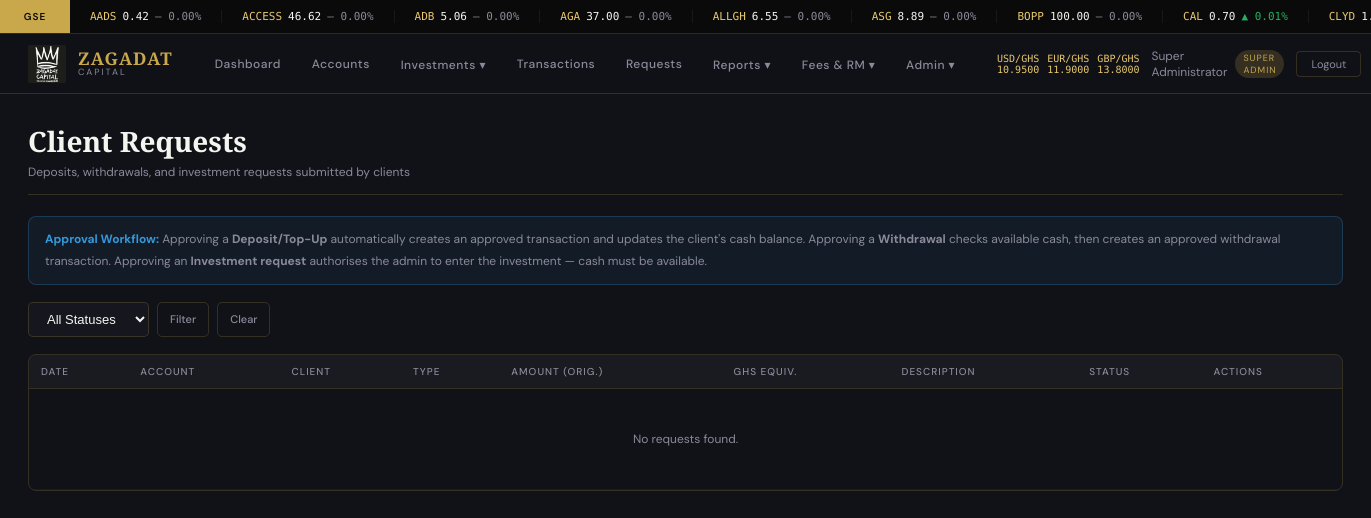
/admin/requests (signed in), run on an earlier commit of the app's database.
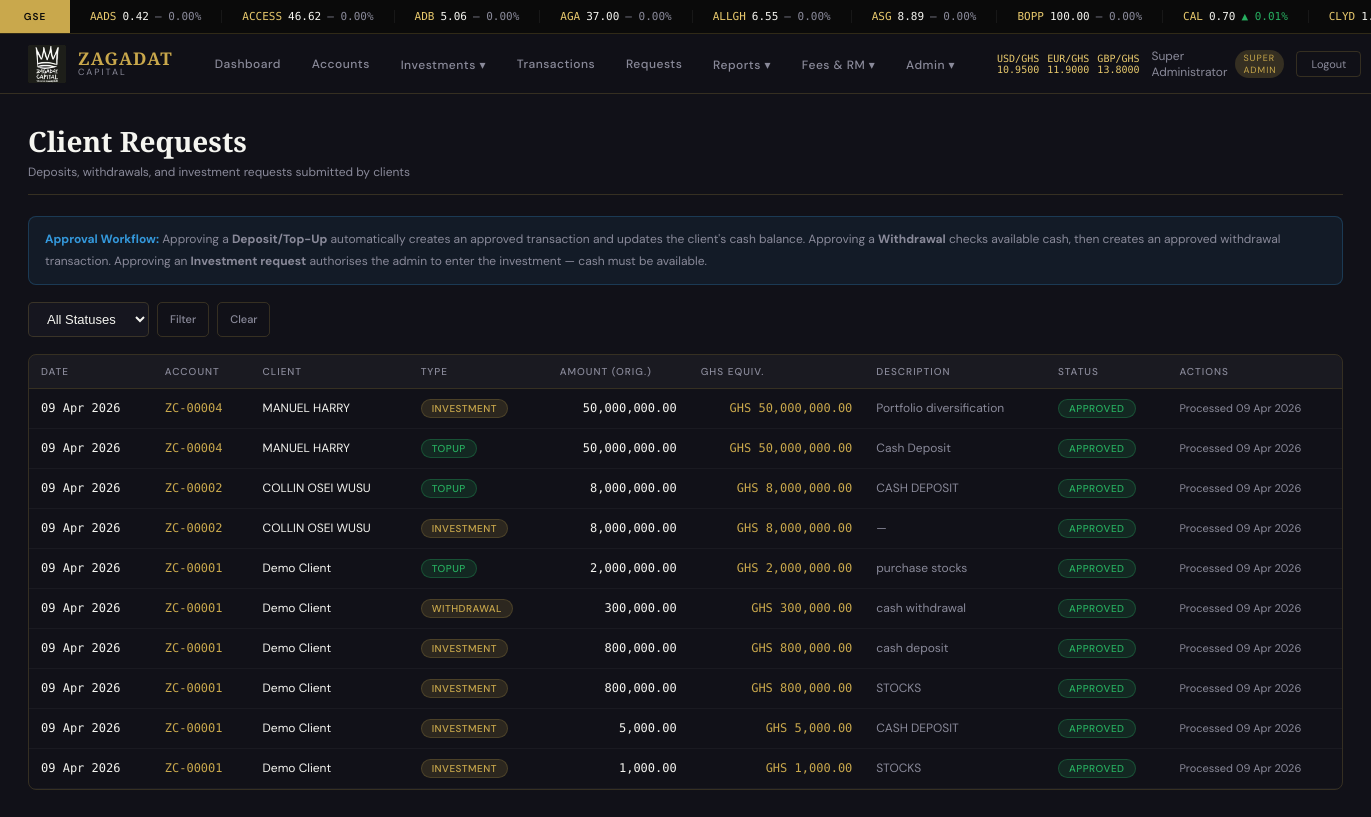
And on a later commit of the database.
### models.py (models this page shows, shortened)
class ClientRequest(db.Model):
    __tablename__ = 'client_requests'
    id             = db.Column(db.Integer, primary_key=True)
    account_number = db.Column(db.String(20), db.ForeignKey('client_accounts.account_number'))
    request_type   = db.Column(db.String(30), nullable=False)
    amount         = db.Column(db.Float, nullable=True)
    currency       = db.Column(db.String(10), default='GHS')
    asset_class    = db.Column(db.String(40), nullable=True)
    description    = db.Column(db.Text, nullable=True)
    supporting_doc = db.Column(db.String(300), nullable=True)
    status         = db.Column(db.String(20), default='PENDING')
    admin_note     = db.Column(db.Text, nullable=True)
    reviewed_by    = db.Column(db.Integer, nullable=True)
    reviewed_at    = db.Column(db.DateTime, nullable=True)
    created_at     = db.Column(db.DateTime, default=datetime.utcnow)
    client_account = db.relationship('ClientAccount',
                                     primaryjoin='ClientRequest.account_number == ClientAccount.account_number',
                                     foreign_keys=[account_number])

class ClientAccount(db.Model):
    __tablename__ = 'client_accounts'
    id              = db.Column(db.Integer, primary_key=True)
    account_number  = db.Column(db.String(20), unique=True, nullable=False)
    full_name       = db.Column(db.String(150), nullable=False)
    date_of_birth   = db.Column(db.Date, nullable=True)
    gender          = db.Column(db.String(10), nullable=True)
    marital_status  = db.Column(db.String(20), nullable=True)
    nationality     = db.Column(db.String(60), nullable=True)
    residential_status = db.Column(db.String(40), nullable=True)
    country_of_origin  = db.Column(db.String(60), nullable=True)
    country_of_residence = db.Column(db.String(60), nullable=True)
    place_of_birth  = db.Column(db.String(80), nullable=True)
    digital_address = db.Column(db.String(60), nullable=True)
    tin             = db.Column(db.String(40), nullable=True)
    phone           = db.Column(db.String(20), nullable=False)
    phone2          = db.Column(db.String(20), nullable=True)
    email           = db.Column(db.String(120), nullable=True)
    address         = db.Column(db.Text, nullable=True)
    city            = db.Column(db.String(60), nullable=True)
    country         = db.Column(db.String(60), nullable=True)
    postal_address  = db.Column(db.String(120), nullable=True)
    id_type         = db.Column(db.String(40), nullable=True)
    id_number       = db.Column(db.String(60), nullable=True)
    id_issue_date   = db.Column(db.Date, nullable=True)
    id_expiry_date  = db.Column(db.Date, nullable=True)
    id_place_of_issue = db.Column(db.String(80), nullable=True)
    ghana_card_number = db.Column(db.String(30), nullable=True)   # GHA-000000000-0
    is_ghanaian       = db.Column(db.Boolean, default=True)        # Ghanaian vs foreign national
    height            = db.Column(db.String(20), nullable=True)   # e.g. 1.75m (manual entry)
    permit_number   = db.Column(db.String(60), nullable=True)
    permit_issue_date = db.Column(db.Date, nullable=True)
    permit_expiry_date = db.Column(db.Date, nullable=True)
    occupation      = db.Column(db.String(80), nullable=True)
    employer        = db.Column(db.String(120), nullable=True)
    employer_address= db.Column(db.String(200), nullable=True)
    employer_city   = db.Column(db.String(60), nullable=True)
    nature_of_business = db.Column(db.String(120), nullable=True)
    employment_status = db.Column(db.String(40), nullable=True)
    years_employed  = db.Column(db.String(20), nullable=True)
    office_phone    = db.Column(db.String(20), nullable=True)
    office_email    = db.Column(db.String(120), nullable=True)
    annual_income_range = db.Column(db.String(60), nullable=True)
    source_of_funds = db.Column(db.String(120), nullable=True)
    anticipated_investment = db.Column(db.String(60), nullable=True)
    topup_frequency = db.Column(db.String(40), nullable=True)
    withdrawal_frequency = db.Column(db.String(40), nullable=True)
    regular_topup_amount = db.Column(db.Float, nullable=True)
    regular_withdrawal_amount = db.Column(db.Float, nullable=True)
    bank_name       = db.Column(db.String(80), nullable=True)
    bank_branch     = db.Column(db.String(80), nullable=True)
    bank_account_name = db.Column(db.String(120), nullable=True)
    bank_account_number = db.Column(db.String(40), nullable=True)
    account_type    = db.Column(db.String(40), default='Individual')
    mandate         = db.Column(db.String(30), nullable=True)
    regulatory_body = db.Column(db.String(60), nullable=True)
    fund_type       = db.Column(db.String(40), nullable=True)
    investment_objective = db.Column(db.String(120), nullable=True)
    risk_profile    = db.Column(db.String(40), nullable=True)
    investment_horizon = db.Column(db.String(40), nullable=True)
    investment_knowledge = db.Column(db.String(20), nullable=True)
    portfolio_preference = db.Column(db.String(200), nullable=True)
    other_investments = db.Column(db.String(200), nullable=True)
    base_currency   = db.Column(db.String(10), default='GHS')
    custodian       = db.Column(db.String(100), nullable=True)
    csd_number      = db.Column(db.String(40), nullable=True)
    statement_mode  = db.Column(db.String(20), nullable=True)
    statement_frequency = db.Column(db.String(20), nullable=True)
    category_of_investment = db.Column(db.String(100), nullable=True)
    client_first_contact = db.Column(db.String(60), nullable=True)
    itf_name        = db.Column(db.String(120), nullable=True)
    itf_relationship = db.Column(db.String(60), nullable=True)
    itf_dob         = db.Column(db.Date, nullable=True)
    itf_gender      = db.Column(db.String(10), nullable=True)
    itf_id_type     = db.Column(db.String(40), nullable=True)
    itf_id_number   = db.Column(db.String(60), nullable=True)
    beneficiary1_name = db.Column(db.String(120), nullable=True)
    beneficiary1_pct  = db.Column(db.Float, nullable=True)
    beneficiary1_relation = db.Column(db.String(60), nullable=True)
    beneficiary1_dob  = db.Column(db.Date, nullable=True)
    beneficiary2_name = db.Column(db.String(120), nullable=True)
    beneficiary2_pct  = db.Column(db.Float, nullable=True)
    beneficiary2_relation = db.Column(db.String(60), nullable=True)
    beneficiary2_dob  = db.Column(db.Date, nullable=True)
    nominee_name    = db.Column(db.String(120), nullable=True)
    nominee_phone   = db.Column(db.String(20), nullable=True)
    nominee_relation= db.Column(db.String(60), nullable=True)
    spouse_name     = db.Column(db.String(120), nullable=True)
    spouse_phone    = db.Column(db.String(20), nullable=True)
    spouse_email    = db.Column(db.String(120), nullable=True)
    emergency_contact_name = db.Column(db.String(120), nullable=True)
    emergency_contact_relation = db.Column(db.String(60), nullable=True)
    emergency_contact_phone = db.Column(db.String(20), nullable=True)
    is_pep          = db.Column(db.Boolean, default=False)
    pep_details     = db.Column(db.Text, nullable=True)
    pep_foreign     = db.Column(db.Boolean, default=False)
    pep_foreign_details = db.Column(db.Text, nullable=True)
    aml_status      = db.Column(db.String(30), nullable=True)
    is_foreign_citizen = db.Column(db.Boolean, default=False)
    foreign_country    = db.Column(db.String(60), nullable=True)
    foreign_address    = db.Column(db.String(200), nullable=True)
    foreign_tin        = db.Column(db.String(60), nullable=True)
    dividend_reinvest = db.Column(db.Boolean, default=False)
    risk_score      = db.Column(db.Integer, nullable=True)
    risk_score_label= db.Column(db.String(20), nullable=True)
    passport_photo_path = db.Column(db.String(300), nullable=True)
    id_document_path    = db.Column(db.String(300), nullable=True)
    signature_path      = db.Column(db.String(300), nullable=True)
    address_proof_path  = db.Column(db.String(300), nullable=True)
    other_docs_path     = db.Column(db.String(300), nullable=True)
    management_fee_rate = db.Column(db.Float, nullable=True)
    relationship_manager_id = db.Column(db.Integer, db.ForeignKey('admin_users.id'), nullable=True)
    relationship_manager    = db.relationship('AdminUser', foreign_keys=[relationship_manager_id])
    status          = db.Column(db.String(20), default='PENDING')
    rejection_reason = db.Column(db.Text, nullable=True)
    approved_by     = db.Column(db.Integer, nullable=True)
    approved_at     = db.Column(db.DateTime, nullable=True)
    created_by      = db.Column(db.Integer, nullable=True)
    created_at      = db.Column(db.DateTime, default=datetime.utcnow)
    online_signup   = db.Column(db.Boolean, default=False)
    transactions = db.relationship('Transaction', backref='account', lazy=True)
    investments  = db.relationship('Investment', backref='account', lazy=True)
    fees         = db.relationship('AccountFee', backref='account', lazy=True)

### routes/admin.py (the view)
@admin_bp.route('/requests')
@admin_required
def client_requests():
    from models import ClientRequest
    status = request.args.get('status','')
    query = ClientRequest.query
    if status:
        query = query.filter_by(status=status)
    reqs = query.order_by(ClientRequest.created_at.desc()).all()
    return render_template('admin/client_requests.html', requests=reqs, status=status)

### models.py (called while the page is built)
@login_manager.user_loader
def load_user(user_id):
    uid = str(user_id)
    if uid.startswith('admin_'):
        return AdminUser.query.get(int(uid.split('_')[1]))
    return ClientUser.query.get(int(uid))

    def has_permission(self, p):
        return ADMIN_ROLES.get(self.role, {}).get('level', 0) >= PERMISSION_MAP.get(p, 100)

    @property
    def is_super_admin(self): return self.role == 'SUPER_ADMIN'

### routes/admin.py (called while the page is built)
def admin_required(f):
    from functools import wraps
    @wraps(f)
    def decorated(*args, **kwargs):
        if not current_user.is_authenticated or session.get('user_type') != 'admin':
            return redirect(url_for('auth.login'))
        return f(*args, **kwargs)
    return decorated

### templates/admin/client_requests.html (shortened to what the changed rows need)
{% extends 'base.html' %}
{% block content %}
<div class="page-content">
  <div class="page-header">
    <div>
      <h1>Client Requests</h1>
    </div>
  </div>
  <div class="table-wrap">
    <table class="data-table">
      <thead>
        <tr>
          <th>Date</th>
          <th>Account</th>
          <th>Client</th>
          <th>Type</th>
          <th class="text-right">Amount (orig.)</th>
          <th class="text-right">GHS Equiv.</th>
          <th>Description</th>
          <th>Status</th>
          <th>Actions</th>
        </tr>
      </thead>
      <tbody>
        {% for r in requests %}
        <tr style="{{ 'background:rgba(201,168,76,0.04);' if r.status=='PENDING' else 'opacity:.65;' if r.status=='REJECTED' else '' }}">
          <td class="mono">{{ r.created_at.strftime('%d %b %Y') }}</td>
          <td class="mono">
            {% if r.client_account %}
            <a href="{{ url_for('admin.view_account', acc_id=r.client_account.id) }}"
               style="color:var(--gold);text-decoration:none;">{{ r.account_number }}</a>
            {% else %}{{ r.account_number }}{% endif %}
          </td>
          <td style="font-size:12px;">{{ r.client_account.full_name if r.client_account else '—' }}</td>
          <td>
            <span class="badge badge-{{ 'approved' if r.request_type in ['DEPOSIT','TOPUP'] else 'pending' }}">
              {{ r.request_type }}
            </span>
          </td>
          <td class="num">
            {% if r.amount %}
            {{ "{:,.2f}".format(r.amount) }}
            {% else %}—{% endif %}
          </td>
          <td class="num" style="color:var(--gold);">
            {% if r.amount and r.currency %}
            {% if r.currency == 'GHS' %}
            GHS {{ "{:,.2f}".format(r.amount) }}
            {% else %}
            <span style="font-size:10px;color:var(--grey);">≈</span> GHS
            <span style="font-size:11px;color:var(--grey);">(at approval rate)</span>
            {% endif %}
            {% else %}—{% endif %}
          </td>
          <td style="color:var(--grey);max-width:160px;overflow:hidden;text-overflow:ellipsis;white-space:nowrap;">
            {{ r.description or '—' }}
          </td>
          <td>
            <span class="badge badge-{{ 'approved' if r.status=='APPROVED' else 'rejected' if r.status=='REJECTED' else 'pending' }}">
              {{ r.status }}
            </span>
          </td>
          <td>
            {% if r.status == 'PENDING' and current_user.has_permission('approve_investment') %}
            <form method="POST" action="{{ url_for('admin.action_request', req_id=r.id) }}"
                  style="display:inline;" id="form-{{ r.id }}">
              <input type="hidden" name="note" id="note-{{ r.id }}" value="">
              <button type="submit" name="action" value="APPROVED"
                      class="btn btn-success btn-sm">✓ Approve</button>
              <button type="button" class="btn btn-danger btn-sm"
                      onclick="const n=prompt('Rejection reason:');
                               if(n!==null){
                                 document.getElementById('note-{{ r.id }}').value=n;
                                 const f=document.getElementById('form-{{ r.id }}');
                                 const b=document.createElement('input');
                                 b.type='hidden'; b.name='action'; b.value='REJECTED';
                                 f.appendChild(b); f.submit();
                               }">
                ✕ Reject
              </button>
            </form>
            {% else %}
            <span style="font-size:11px;color:var(--grey);">
              {{ r.admin_note or ('Processed ' + r.reviewed_at.strftime('%d %b %Y') if r.reviewed_at else 'Processed') }}
            </span>
            {% endif %}
          </td>
        </tr>
        {% else %}
        <tr>
          <td colspan="9" style="text-align:center;color:var(--grey);padding:3rem;">No requests found.</td>
        </tr>
        {% endfor %}
      </tbody>
    </table>
  </div>
</div>
{% endblock %}

What changed in the data, as far as the page shows it:
added ClientRequest: created_at "09 Apr 2026", account_number "ZC-00004", client_account "MANUEL HARRY", request_type "INVESTMENT", amount "50,000,000.00", description "Portfolio diversification", status "APPROVED", admin_note+reviewed_at "Processed 09 Apr 2026"
added ClientRequest: created_at "09 Apr 2026", account_number "ZC-00004", client_account "MANUEL HARRY", request_type "TOPUP", amount "50,000,000.00", description "Cash Deposit", status "APPROVED", admin_note+reviewed_at "Processed 09 Apr 2026"
added ClientRequest: created_at "09 Apr 2026", account_number "ZC-00002", client_account "COLLIN OSEI WUSU", request_type "TOPUP", amount "8,000,000.00", description "CASH DEPOSIT", status "APPROVED", admin_note+reviewed_at "Processed 09 Apr 2026"
added ClientRequest: created_at "09 Apr 2026", account_number "ZC-00002", client_account "COLLIN OSEI WUSU", request_type "INVESTMENT", amount "8,000,000.00", description "—", status "APPROVED", admin_note+reviewed_at "Processed 09 Apr 2026"
added ClientRequest: created_at "09 Apr 2026", account_number "ZC-00001", client_account "Demo Client", request_type "TOPUP", amount "2,000,000.00", description "purchase stocks", status "APPROVED", admin_note+reviewed_at "Processed 09 Apr 2026"
added ClientRequest: created_at "09 Apr 2026", account_number "ZC-00001", client_account "Demo Client", request_type "WITHDRAWAL", amount "300,000.00", description "cash withdrawal", status "APPROVED", admin_note+reviewed_at "Processed 09 Apr 2026"
added ClientRequest: created_at "09 Apr 2026", account_number "ZC-00001", client_account "Demo Client", request_type "INVESTMENT", amount "800,000.00", description "cash deposit", status "APPROVED", admin_note+reviewed_at "Processed 09 Apr 2026"
added ClientRequest: created_at "09 Apr 2026", account_number "ZC-00001", client_account "Demo Client", request_type "INVESTMENT", amount "800,000.00", description "STOCKS", status "APPROVED", admin_note+reviewed_at "Processed 09 Apr 2026"
added ClientRequest: created_at "09 Apr 2026", account_number "ZC-00001", client_account "Demo Client", request_type "INVESTMENT", amount "5,000.00", description "CASH DEPOSIT", status "APPROVED", admin_note+reviewed_at "Processed 09 Apr 2026"
added ClientRequest: created_at "09 Apr 2026", account_number "ZC-00001", client_account "Demo Client", request_type "INVESTMENT", amount "1,000.00", description "STOCKS", status "APPROVED", admin_note+reviewed_at "Processed 09 Apr 2026"
Also different on the page:
text no longer shown: "No requests found."
